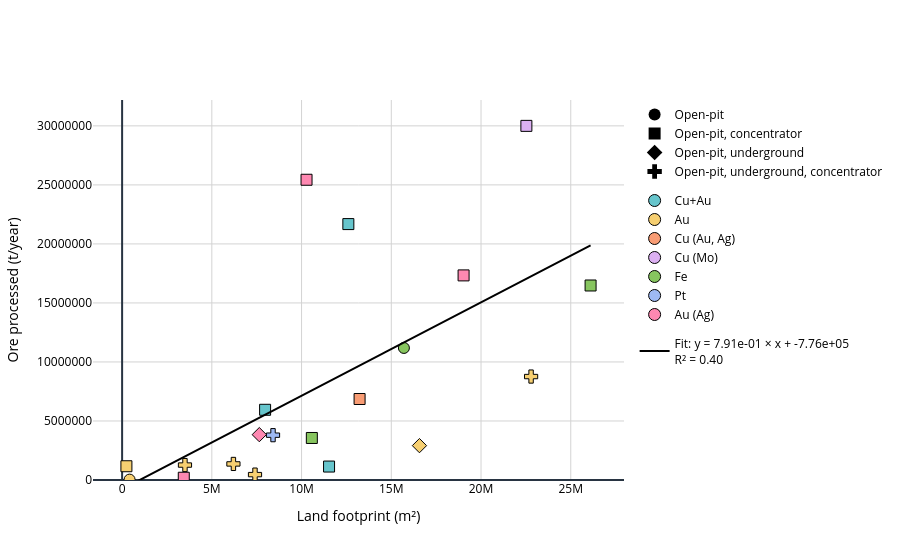

This figure's notebook cell:
### Code cell
plot_land_vs_ore(
    op,
    x_col="land_data?",        # your land column in m²
    y_col="ore_processed_t",  # ore processed
    product_col="Main_product",
    label_col="facility_name",
    symbol_col="mining_processing_type",
    x_abs="Land footprint (m²)",
    y_abs="Ore processed (t/year)",
    log_x=False,  # you can try True/False depending on spread
    log_y=False,
    output_html='data/Parametrization/land_vs_ore_open_pit.html'
)

### Figure 1 — Plotly figure (JSON) as saved in the notebook; plotly's stock layout.template omitted (floating-point values rounded to 4 significant figures; data arrays with more than 128 entries replaced by an {"elided": "..."} marker saying what was removed)
{"data": [{"legendgroup": "mining", "marker": {"color": "black", "size": 12, "symbol": 0}, "mode": "markers", "name": "Open-pit", "showlegend": true, "x": [null], "y": [null], "type": "scatter"}, {"legendgroup": "mining", "marker": {"color": "black", "size": 12, "symbol": 1}, "mode": "markers", "name": "Open-pit, concentrator", "showlegend": true, "x": [null], "y": [null], "type": "scatter"}, {"legendgroup": "mining", "marker": {"color": "black", "size": 12, "symbol": 2}, "mode": "markers", "name": "Open-pit, underground", "showlegend": true, "x": [null], "y": [null], "type": "scatter"}, {"legendgroup": "mining", "marker": {"color": "black", "size": 12, "symbol": 3}, "mode": "markers", "name": "Open-pit, underground, concentrator", "showlegend": true, "x": [null], "y": [null], "type": "scatter"}, {"legendgroup": "product", "marker": {"color": "rgb(102, 197, 204)", "line": {"color": "black", "width": 1}, "size": 12, "symbol": "circle"}, "mode": "markers", "name": "Cu+Au", "showlegend": true, "x": [null], "y": [null], "type": "scatter"}, {"legendgroup": "product", "marker": {"color": "rgb(246, 207, 113)", "line": {"color": "black", "width": 1}, "size": 12, "symbol": "circle"}, "mode": "markers", "name": "Au", "showlegend": true, "x": [null], "y": [null], "type": "scatter"}, {"legendgroup": "product", "marker": {"color": "rgb(248, 156, 116)", "line": {"color": "black", "width": 1}, "size": 12, "symbol": "circle"}, "mode": "markers", "name": "Cu (Au, Ag)", "showlegend": true, "x": [null], "y": [null], "type": "scatter"}, {"legendgroup": "product", "marker": {"color": "rgb(220, 176, 242)", "line": {"color": "black", "width": 1}, "size": 12, "symbol": "circle"}, "mode": "markers", "name": "Cu (Mo)", "showlegend": true, "x": [null], "y": [null], "type": "scatter"}, {"legendgroup": "product", "marker": {"color": "rgb(135, 197, 95)", "line": {"color": "black", "width": 1}, "size": 12, "symbol": "circle"}, "mode": "markers", "name": "Fe", "showlegend": true, "x": [null], "y": [null], "type": "scatter"}, {"legendgroup": "product", "marker": {"color": "rgb(158, 185, 243)", "line": {"color": "black", "width": 1}, "size": 12, "symbol": "circle"}, "mode": "markers", "name": "Pt", "showlegend": true, "x": [null], "y": [null], "type": "scatter"}, {"legendgroup": "product", "marker": {"color": "rgb(254, 136, 177)", "line": {"color": "black", "width": 1}, "size": 12, "symbol": "circle"}, "mode": "markers", "name": "Au (Ag)", "showlegend": true, "x": [null], "y": [null], "type": "scatter"}, {"hovertemplate": "Facility: Mount Polley<br>Land footprint (m²): 7,967,835<br>Ore processed (t/year): 5,948,239", "legendgroup": "data", "marker": {"color": "rgb(102, 197, 204)", "line": {"color": "black", "width": 1}, "size": 11, "symbol": 1}, "mode": "markers", "name": "Cu+Au", "showlegend": false, "text": "Mount Polley", "x": [7968000.0], "y": [5948000.0], "type": "scatter"}, {"hovertemplate": "Facility: Elk<br>Land footprint (m²): 416,737<br>Ore processed (t/year): 33,245", "legendgroup": "data", "marker": {"color": "rgb(246, 207, 113)", "line": {"color": "black", "width": 1}, "size": 11, "symbol": 0}, "mode": "markers", "name": "Au", "showlegend": false, "text": "Elk", "x": [416700.0], "y": [33240.0], "type": "scatter"}, {"hovertemplate": "Facility: Copper Mountain<br>Land footprint (m²): 13,233,210<br>Ore processed (t/year): 6,862,152", "legendgroup": "data", "marker": {"color": "rgb(248, 156, 116)", "line": {"color": "black", "width": 1}, "size": 11, "symbol": 1}, "mode": "markers", "name": "Cu (Au, Ag)", "showlegend": false, "text": "Copper Mountain", "x": [13230000.0], "y": [6862000.0], "type": "scatter"}, {"hovertemplate": "Facility: Gibraltar<br>Land footprint (m²): 22,527,999<br>Ore processed (t/year): 30,000,000", "legendgroup": "data", "marker": {"color": "rgb(220, 176, 242)", "line": {"color": "black", "width": 1}, "size": 11, "symbol": 1}, "mode": "markers", "name": "Cu (Mo)", "showlegend": false, "text": "Gibraltar", "x": [22530000.0], "y": [30000000.0], "type": "scatter"}, {"hovertemplate": "Facility: Red Chris<br>Land footprint (m²): 11,531,647<br>Ore processed (t/year): 1,139,000", "legendgroup": "data", "marker": {"color": "rgb(102, 197, 204)", "line": {"color": "black", "width": 1}, "size": 11, "symbol": 1}, "mode": "markers", "name": "Cu+Au", "showlegend": false, "text": "Red Chris", "x": [11530000.0], "y": [1139000.0], "type": "scatter"}, {"hovertemplate": "Facility: Mount Milligan<br>Land footprint (m²): 12,606,786<br>Ore processed (t/year): 21,680,000", "legendgroup": "data", "marker": {"color": "rgb(102, 197, 204)", "line": {"color": "black", "width": 1}, "size": 11, "symbol": 1}, "mode": "markers", "name": "Cu+Au", "showlegend": false, "text": "Mount Milligan", "x": [12610000.0], "y": [21680000.0], "type": "scatter"}, {"hovertemplate": "Facility: Scully<br>Land footprint (m²): 10,572,189<br>Ore processed (t/year): 3,560,000", "legendgroup": "data", "marker": {"color": "rgb(135, 197, 95)", "line": {"color": "black", "width": 1}, "size": 11, "symbol": 1}, "mode": "markers", "name": "Fe", "showlegend": false, "text": "Scully", "x": [10570000.0], "y": [3560000.0], "type": "scatter"}, {"hovertemplate": "Facility: Carol Lake<br>Land footprint (m²): 26,104,649<br>Ore processed (t/year): 16,478,000", "legendgroup": "data", "marker": {"color": "rgb(135, 197, 95)", "line": {"color": "black", "width": 1}, "size": 11, "symbol": 1}, "mode": "markers", "name": "Fe", "showlegend": false, "text": "Carol Lake", "x": [26100000.0], "y": [16480000.0], "type": "scatter"}, {"hovertemplate": "Facility: Rainy River<br>Land footprint (m²): 22,789,723<br>Ore processed (t/year): 8,764,000", "legendgroup": "data", "marker": {"color": "rgb(246, 207, 113)", "line": {"color": "black", "width": 1}, "size": 11, "symbol": 3}, "mode": "markers", "name": "Au", "showlegend": false, "text": "Rainy River", "x": [22790000.0], "y": [8764000.0], "type": "scatter"}, {"hovertemplate": "Facility: Fox Complex<br>Land footprint (m²): 7,405,086<br>Ore processed (t/year): 457,000", "legendgroup": "data", "marker": {"color": "rgb(246, 207, 113)", "line": {"color": "black", "width": 1}, "size": 11, "symbol": 3}, "mode": "markers", "name": "Au", "showlegend": false, "text": "Fox Complex", "x": [7405000.0], "y": [457000.0], "type": "scatter"}, {"hovertemplate": "Facility: Hemlo (Williams)<br>Land footprint (m²): 3,503,071<br>Ore processed (t/year): 1,266,009", "legendgroup": "data", "marker": {"color": "rgb(246, 207, 113)", "line": {"color": "black", "width": 1}, "size": 11, "symbol": 3}, "mode": "markers", "name": "Au", "showlegend": false, "text": "Hemlo (Williams)", "x": [3503000.0], "y": [1266000.0], "type": "scatter"}, {"hovertemplate": "Facility: Magino<br>Land footprint (m²): 240,469<br>Ore processed (t/year): 1,165,551", "legendgroup": "data", "marker": {"color": "rgb(246, 207, 113)", "line": {"color": "black", "width": 1}, "size": 11, "symbol": 1}, "mode": "markers", "name": "Au", "showlegend": false, "text": "Magino", "x": [240500.0], "y": [1166000.0], "type": "scatter"}, {"hovertemplate": "Facility: Lac des Iles<br>Land footprint (m²): 8,409,093<br>Ore processed (t/year): 3,798,000", "legendgroup": "data", "marker": {"color": "rgb(158, 185, 243)", "line": {"color": "black", "width": 1}, "size": 11, "symbol": 3}, "mode": "markers", "name": "Pt", "showlegend": false, "text": "Lac des Iles", "x": [8409000.0], "y": [3798000.0], "type": "scatter"}, {"hovertemplate": "Facility: Detour Lake<br>Land footprint (m²): 10,276,967<br>Ore processed (t/year): 25,434,854", "legendgroup": "data", "marker": {"color": "rgb(254, 136, 177)", "line": {"color": "black", "width": 1}, "size": 11, "symbol": 1}, "mode": "markers", "name": "Au (Ag)", "showlegend": false, "text": "Detour Lake", "x": [10280000.0], "y": [25430000.0], "type": "scatter"}, {"hovertemplate": "Facility: Bloom Lake<br>Land footprint (m²): 15,702,688<br>Ore processed (t/year): 11,187,000", "legendgroup": "data", "marker": {"color": "rgb(135, 197, 95)", "line": {"color": "black", "width": 1}, "size": 11, "symbol": 0}, "mode": "markers", "name": "Fe", "showlegend": false, "text": "Bloom Lake", "x": [15700000.0], "y": [11190000.0], "type": "scatter"}, {"hovertemplate": "Facility: Kiena<br>Land footprint (m²): 3,436,361<br>Ore processed (t/year): 191,148", "legendgroup": "data", "marker": {"color": "rgb(254, 136, 177)", "line": {"color": "black", "width": 1}, "size": 11, "symbol": 1}, "mode": "markers", "name": "Au (Ag)", "showlegend": false, "text": "Kiena", "x": [3436000.0], "y": [191100.0], "type": "scatter"}, {"hovertemplate": "Facility: Casa Berardi<br>Land footprint (m²): 6,202,897<br>Ore processed (t/year): 1,361,450", "legendgroup": "data", "marker": {"color": "rgb(246, 207, 113)", "line": {"color": "black", "width": 1}, "size": 11, "symbol": 3}, "mode": "markers", "name": "Au", "showlegend": false, "text": "Casa Berardi", "x": [6203000.0], "y": [1361000.0], "type": "scatter"}, {"hovertemplate": "Facility: Canadian Malartic<br>Land footprint (m²): 19,028,718<br>Ore processed (t/year): 17,332,900", "legendgroup": "data", "marker": {"color": "rgb(254, 136, 177)", "line": {"color": "black", "width": 1}, "size": 11, "symbol": 1}, "mode": "markers", "name": "Au (Ag)", "showlegend": false, "text": "Canadian Malartic", "x": [19030000.0], "y": [17330000.0], "type": "scatter"}, {"hovertemplate": "Facility: nan<br>Land footprint (m²): 7,644,289<br>Ore processed (t/year): 3,842,649", "legendgroup": "data", "marker": {"color": "rgb(254, 136, 177)", "line": {"color": "black", "width": 1}, "size": 11, "symbol": 2}, "mode": "markers", "name": "Au (Ag)", "showlegend": false, "text": "nan", "x": [7644000.0], "y": [3843000.0], "type": "scatter"}, {"hovertemplate": "Facility: nan<br>Land footprint (m²): 16,569,167<br>Ore processed (t/year): 2,911,000", "legendgroup": "data", "marker": {"color": "rgb(246, 207, 113)", "line": {"color": "black", "width": 1}, "size": 11, "symbol": 2}, "mode": "markers", "name": "Au", "showlegend": false, "text": "nan", "x": [16570000.0], "y": [2911000.0], "type": "scatter"}, {"legendgroup": "fit", "line": {"color": "black", "width": 2}, "mode": "lines", "name": "Fit: y = 7.91e-01 × x + -7.76e+05<br>R² = 0.40", "showlegend": true, "x": {"elided": "200 float values"}, "y": {"elided": "200 float values"}, "type": "scatter"}], "layout": {"font": {"color": "black"}, "legend": {"bgcolor": "rgba(0,0,0,0)", "groupclick": "toggleitem"}, "xaxis": {"title": {"text": "Land footprint (m²)"}, "gridcolor": "lightgray", "type": "linear"}, "yaxis": {"title": {"text": "Ore processed (t/year)"}, "gridcolor": "lightgray", "rangemode": "tozero", "tickformat": "d", "type": "linear"}, "title": {"text": ""}, "paper_bgcolor": "white", "plot_bgcolor": "white"}}
